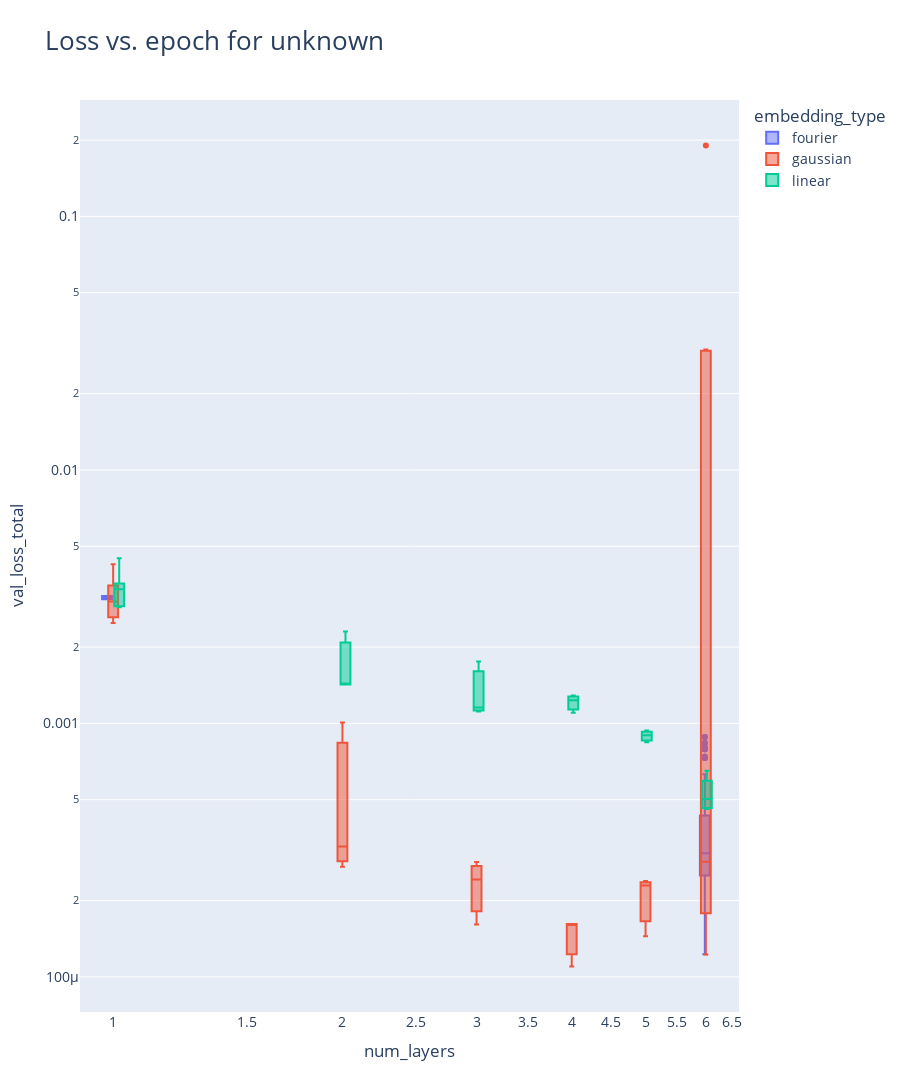

The code cell stored with this chart in its notebook:
### Code cell
import plotly.express as px
import numpy as np

xp_fancy_names = {
    "6_op": "6 operands (predicting RHS)",
    "4_op": "4 operands (predicting RHS)",
    "4_op_mlm": "4 operands (predicting all tokens)",
    "4_op_small_model": "4 operands (small model)",
    "4_op_uniform": "4 operands (uniform)",
    "unknown": "unknown",
    "varying_lengthscale": "4 operands (varying lengthscale)",
    "different_depth": "4 operands (different depth)"
}

xp_name = "unknown"
# filter
results_to_plot = results.copy()
#results_to_plot = results[results["experiment"] == xp_name]

# split dataset path to take only the part between /
results_to_plot["dataset_path"] = results_to_plot["dataset_path"].str.split("/").str[2].str.split("tokenized_").str[1]

# filter to remove nans
results_to_plot = results_to_plot.dropna(subset=["dataset_path"])

results_to_plot["epoch"] = results_to_plot["epoch"].astype(str)
results_to_plot["num_layers"] = results_to_plot["num_layers"].astype(float)
filter_dic = {
    #"num_layers": "6",
    #"embedding_type": "gaussian",
    #"reverse_numerical_embedding": "False",
    #"d_model": "384",
    #"normalize_token_emb": "True",
    #"gaussian_embedding_sd": "[0.026041666666666668]",
    "dataset_path": "fad_4_op_uniform",
    #"dataset_path": "fad_big",
    "epoch": "15",
}
# allow missing or value in filter_dic
for key, value in filter_dic.items():
    results_to_plot = results_to_plot[np.isin(results_to_plot[key], [value, "missing"])]

# print model size
print("num_layers", results_to_plot["num_layers"].unique())
print("d_model", results_to_plot["d_model"].unique())
print("nhead", results_to_plot["nhead"].unique())
print("gaussian_embedding_sd", results_to_plot["gaussian_embedding_sd"].unique())
print("gaussian_embedding_sd", np.unique(results_to_plot["gaussian_embedding_sd"], return_counts=True))
print("dim_feedforward", results_to_plot["dim_feedforward"].unique())
print("dataset_path", results_to_plot["dataset_path"].unique())
print("batch_size", results_to_plot["batch_size"].unique())
print("num_steps", results_to_plot["num_steps"].unique())
# reverse_numerical_embedding
print("reverse_numerical_embedding", results_to_plot["reverse_numerical_embedding"].unique())
# collator
#print("collator", results_to_plot["collator"].unique())
print("normalize_token_emb", results_to_plot["normalize_token_emb"].unique())
print("nomalize_pos_enc", results_to_plot["normalize_pos_enc"].unique())


# fix the palette for the colors
palette = px.colors.qualitative.Plotly
palette = np.array(palette)

# remove gaussian embedding
#results_to_plot = results_to_plot[results_to_plot["embedding_type"] != "gaussian"]


#group_cols = ["epoch", "dim_feedforward", "dropout", "norm_first", "embedding_type"]
group_cols = results_to_plot.columns
#group_cols.remove(["loss_mlm", "loss_num", "loss_total", "iter"])
group_cols = [col for col in group_cols if col not in ["loss_mlm", "loss_num", "loss_total", "iter", "val_loss_mlm", "val_loss_num", "val_loss_total", "collator"]]

#to_plot = results.groupby(group_cols).mean("loss_total").reset_index()
#also compute count, create a new column
# to_plot = results_to_plot.groupby(group_cols).agg(
#     loss_total=("loss_total", "mean"),
#     loss_total_std=("loss_total", "std"),
#     # min and max for error bars
#     loss_total_min=("loss_total", "min"),
#     loss_total_max=("loss_total", "max"),
#     # same for val_loss
#     val_loss_total=("val_loss_total", "mean"),
#     val_loss_total_std=("val_loss_total", "std"),
#     # min and max for error bars
#     val_loss_total_min=("val_loss_total", "min"),
#     val_loss_total_max=("val_loss_total", "max"),
#     count=("loss_total", "count")
# ).reset_index()
# convert multiindex to single index
to_plot = results_to_plot
# import numpy as np
# filter_dic = {
#     #"norm_first": True,
#     #"gaussian_embedding_normalization": "step",
#     #"d_model": "384",
# }

# to_plot = results.copy()
# for key, value in filter_dic.items():
#     to_plot = to_plot[np.isin(to_plot[key], [value, "missing"])]

#to_plot = results
#to_plot = results

#to_plot = results
#to_plot["emb_type_lengthscale"] = to_plot["embedding_type"] + "_" + to_plot["fourier_length_scale"].astype(str) + "_" + to_plot["gaussian_embedding_sd"].astype(str)

# Assuming to_plot is your DataFrame
to_plot["emb_type_lengthscale"] = np.where(
    to_plot["embedding_type"] == "linear", 
    to_plot["embedding_type"],
    np.where(
        to_plot["embedding_type"] == "fourier", 
        to_plot["embedding_type"] + " / " + to_plot["fourier_length_scale"].astype(str),
        np.where(
            to_plot["embedding_type"] == "gaussian", 
            to_plot["embedding_type"] + " / " + to_plot["gaussian_embedding_sd"].astype(str),
            to_plot["embedding_type"]  # Default case if other embedding types need handling
        )
    )
)

# filter only gaussian embedding_type
#to_plot = to_plot[to_plot["embedding_type"] == "fourier"]
#to_plot = to_plot[to_plot["epoch"]  100]
#to_plot = to_plot[np.isin(to_plot["reverse_numerical_embedding"].astype(str), [False, "missing"])]

print(to_plot["embedding_type"].unique())

to_plot["fourier_length_scale"] = to_plot["fourier_length_scale"].astype(float)
to_plot["gaussian_embedding_sd"] = to_plot["gaussian_embedding_sd"].str.replace("[", "").str.replace("]", "").astype(float)
to_plot["num_layers"] = to_plot["num_layers"].astype(float)

# select only gaussian and linear
#to_plot = to_plot[to_plot["embedding_type"].isin(["gaussian", "linear", "missing"])]


# Assuming 'to_plot' is your DataFrame

#fig = px.line(to_plot, x="epoch", y="val_loss_total", title="Loss vs. epoch",
#                 color="emb_type_lengthscale", height=1200, hover_data=to_plot.columns)#, error_y="val_loss_total_std")

# fig = px.line(to_plot, x="epoch", y="loss_total", title=f"Loss vs. epoch for {xp_fancy_names[xp_name]}",
#     color="emb_type_lengthscale", height=900, hover_data=to_plot.columns, error_y="loss_total_std",
#     color_discrete_sequence=palette)
fig = px.box(to_plot, x="num_layers", y="val_loss_total", title=f"Loss vs. epoch for {xp_fancy_names[xp_name]}",
    color="embedding_type", height=900, hover_data=to_plot.columns) #facet_row = "dataset_path",
    #facet_row="gaussian_embedding_sd")
    #facet_col="num_layers")

fig.update_yaxes(matches=None)

# fig = px.strip(to_plot, x="fourier_length_scale", y="loss_total", title=f"Loss vs. epoch for {xp_fancy_names[xp_name]}",
#     color="fourier_length_scale", height=900, hover_data=to_plot.columns,
#     color_discrete_sequence=palette, facet_col = "dataset_path")
#fig.update_traces(line=dict(width=5)) 

# Make points transparent
#fig.for_each_trace(lambda trace: trace.update(opacity=1.))

#log scale for y axis
fig.update_yaxes(type="log")
fig.update_xaxes(type="log")

fig.update_layout(
    title_font_size=26,  # Bigger title text
    font=dict(
        #family="Courier New, monospace",  # You can change the font family
        size=14,  # Bigger text for axis titles, labels, and legend
        #color="RebeccaPurple"  # Just an example of changing the text color
    ),
    #yaxis_title="Loss Total",  # Explicitly setting the axis title
    #xaxis_title="Epochs",
    #legend_title_text='Embedding type / Lengthscale',  # Bigger legend title
    height=1500,
)

# Add annotations with 'halo'
# # Add annotations with 'halo' effect
# for trace in fig.data:
#     # Get the last point's x and y coordinates
#     last_x = trace.x[-1]
#     last_y = trace.y[-1]
#     # Get the trace's name (label)
#     trace_name = trace.name
    
#     # Define common annotation properties
#     common_annotation_args = dict(
#         x=last_x, y=last_y,
#         showarrow=False,
#         xanchor='center', yanchor='middle',
#         align='center'
#     )
    
#     # Create the 'halo' effect by adding a white background annotation slightly larger than the text
#     fig.add_annotation(text=trace_name, font=dict(size=16.5, color='white', family='Arial'),
#                        **common_annotation_args, opacity=0.7)

#     # Create the primary annotation in the trace color
#     fig.add_annotation(text=trace_name, font=dict(size=16, color=trace.marker.color, family='Arial'),
#                        **common_annotation_args)

fig.show()

### Figure 1 — Plotly figure (JSON) as saved in the notebook; plotly's stock layout.template omitted (floating-point values rounded to 4 significant figures; data arrays with more than 128 entries replaced by an {"elided": "..."} marker saying what was removed)
{"data": [{"alignmentgroup": "True", "customdata": {"elided": "137x40 mixed values"}, "hovertemplate": "embedding_type=%{customdata[7]}<br>num_layers=%{x}<br>val_loss_total=%{y}<br>epoch=%{customdata[0]}<br>loss_mlm=%{customdata[1]}<br>loss_num=%{customdata[2]}<br>loss_total=%{customdata[3]}<br>val_loss_mlm=%{customdata[4]}<br>val_loss_num=%{customdata[5]}<br>std_dev=%{customdata[6]}<br>reverse_numerical_embedding=%{customdata[8]}<br>gaussian_embedding_sd=%{customdata[9]}<br>dim_feedforward=%{customdata[10]}<br>dropout=%{customdata[11]}<br>norm_first=%{customdata[12]}<br>gaussian_embedding_left_bound=%{customdata[13]}<br>gaussian_embedding_right_bound=%{customdata[14]}<br>gaussian_embedding_normalization=%{customdata[15]}<br>parametrize_std=%{customdata[16]}<br>fourier_length_scale=%{customdata[17]}<br>fourier_kernel=%{customdata[18]}<br>nhead=%{customdata[19]}<br>d_model=%{customdata[20]}<br>context_length=%{customdata[21]}<br>iter=%{customdata[22]}<br>epochs=%{customdata[23]}<br>lr=%{customdata[24]}<br>weight_decay=%{customdata[25]}<br>minimum_lr=%{customdata[26]}<br>warmup_steps=%{customdata[27]}<br>batch_size=%{customdata[28]}<br>num_steps=%{customdata[29]}<br>vocab_size=%{customdata[30]}<br>mlm_probability=%{customdata[31]}<br>dataset=%{customdata[32]}<br>experiment=%{customdata[33]}<br>dataset_path=%{customdata[34]}<br>tokenizer_path=%{customdata[35]}<br>collator=%{customdata[36]}<br>normalize_pos_enc=%{customdata[37]}<br>normalize_token_emb=%{customdata[38]}<br>emb_type_lengthscale=%{customdata[39]}<extra></extra>", "legendgroup": "fourier", "marker": {"color": "#636efa"}, "name": "fourier", "notched": false, "offsetgroup": "fourier", "orientation": "v", "showlegend": true, "type": "box", "x": {"elided": "137 int values"}, "x0": " ", "xaxis": "x", "y": {"elided": "137 float values"}, "y0": " ", "yaxis": "y"}, {"alignmentgroup": "True", "customdata": {"elided": "59x40 mixed values"}, "hovertemplate": "embedding_type=%{customdata[7]}<br>num_layers=%{x}<br>val_loss_total=%{y}<br>epoch=%{customdata[0]}<br>loss_mlm=%{customdata[1]}<br>loss_num=%{customdata[2]}<br>loss_total=%{customdata[3]}<br>val_loss_mlm=%{customdata[4]}<br>val_loss_num=%{customdata[5]}<br>std_dev=%{customdata[6]}<br>reverse_numerical_embedding=%{customdata[8]}<br>gaussian_embedding_sd=%{customdata[9]}<br>dim_feedforward=%{customdata[10]}<br>dropout=%{customdata[11]}<br>norm_first=%{customdata[12]}<br>gaussian_embedding_left_bound=%{customdata[13]}<br>gaussian_embedding_right_bound=%{customdata[14]}<br>gaussian_embedding_normalization=%{customdata[15]}<br>parametrize_std=%{customdata[16]}<br>fourier_length_scale=%{customdata[17]}<br>fourier_kernel=%{customdata[18]}<br>nhead=%{customdata[19]}<br>d_model=%{customdata[20]}<br>context_length=%{customdata[21]}<br>iter=%{customdata[22]}<br>epochs=%{customdata[23]}<br>lr=%{customdata[24]}<br>weight_decay=%{customdata[25]}<br>minimum_lr=%{customdata[26]}<br>warmup_steps=%{customdata[27]}<br>batch_size=%{customdata[28]}<br>num_steps=%{customdata[29]}<br>vocab_size=%{customdata[30]}<br>mlm_probability=%{customdata[31]}<br>dataset=%{customdata[32]}<br>experiment=%{customdata[33]}<br>dataset_path=%{customdata[34]}<br>tokenizer_path=%{customdata[35]}<br>collator=%{customdata[36]}<br>normalize_pos_enc=%{customdata[37]}<br>normalize_token_emb=%{customdata[38]}<br>emb_type_lengthscale=%{customdata[39]}<extra></extra>", "legendgroup": "gaussian", "marker": {"color": "#EF553B"}, "name": "gaussian", "notched": false, "offsetgroup": "gaussian", "orientation": "v", "showlegend": true, "type": "box", "x": [6, 6, 6, 6, 6, 6, 6, 1, 6, 6, 6, 6, 6, 6, 1, 6, 6, 6, 6, 6, 6, 6, 6, 6, 6, 6, 6, 6, 6, 6, 6, 6, 6, 1, 6, 6, 6, 6, 6, 6, 1, 1, 6, 5, 2, 2, 1, 4, 6, 3, 2, 4, 6, 4, 1, 3, 3, 5, 5], "x0": " ", "xaxis": "x", "y": [0.02957, 0.0001651, 0.02968, 0.02953, 0.0003722, 0.02962, 0.0001785, 0.003023, 0.02984, 0.0003305, 0.0001515, 0.02922, 0.0003761, 0.0001955, 0.002488, 0.0001226, 0.0002172, 0.0002949, 0.0002061, 0.0002736, 0.0002144, 0.0001706, 0.0001623, 0.0002634, 0.1903, 0.0001964, 0.02957, 0.0001651, 0.02968, 0.02953, 0.0003722, 0.02962, 0.0001785, 0.003023, 0.02984, 0.0003305, 0.0001515, 0.02922, 0.0003761, 0.0001955, 0.002488, 0.003129, 0.0001226, 0.0001446, 0.000272, 0.0003272, 0.004248, 0.00011, 0.0002144, 0.000161, 0.001009, 0.0001617, 0.0001623, 0.0001619, 0.003625, 0.000284, 0.0002424, 0.0002387, 0.0002296], "y0": " ", "yaxis": "y"}, {"alignmentgroup": "True", "customdata": {"elided": "27x40 mixed values"}, "hovertemplate": "embedding_type=%{customdata[7]}<br>num_layers=%{x}<br>val_loss_total=%{y}<br>epoch=%{customdata[0]}<br>loss_mlm=%{customdata[1]}<br>loss_num=%{customdata[2]}<br>loss_total=%{customdata[3]}<br>val_loss_mlm=%{customdata[4]}<br>val_loss_num=%{customdata[5]}<br>std_dev=%{customdata[6]}<br>reverse_numerical_embedding=%{customdata[8]}<br>gaussian_embedding_sd=%{customdata[9]}<br>dim_feedforward=%{customdata[10]}<br>dropout=%{customdata[11]}<br>norm_first=%{customdata[12]}<br>gaussian_embedding_left_bound=%{customdata[13]}<br>gaussian_embedding_right_bound=%{customdata[14]}<br>gaussian_embedding_normalization=%{customdata[15]}<br>parametrize_std=%{customdata[16]}<br>fourier_length_scale=%{customdata[17]}<br>fourier_kernel=%{customdata[18]}<br>nhead=%{customdata[19]}<br>d_model=%{customdata[20]}<br>context_length=%{customdata[21]}<br>iter=%{customdata[22]}<br>epochs=%{customdata[23]}<br>lr=%{customdata[24]}<br>weight_decay=%{customdata[25]}<br>minimum_lr=%{customdata[26]}<br>warmup_steps=%{customdata[27]}<br>batch_size=%{customdata[28]}<br>num_steps=%{customdata[29]}<br>vocab_size=%{customdata[30]}<br>mlm_probability=%{customdata[31]}<br>dataset=%{customdata[32]}<br>experiment=%{customdata[33]}<br>dataset_path=%{customdata[34]}<br>tokenizer_path=%{customdata[35]}<br>collator=%{customdata[36]}<br>normalize_pos_enc=%{customdata[37]}<br>normalize_token_emb=%{customdata[38]}<br>emb_type_lengthscale=%{customdata[39]}<extra></extra>", "legendgroup": "linear", "marker": {"color": "#00cc96"}, "name": "linear", "notched": false, "offsetgroup": "linear", "orientation": "v", "showlegend": true, "type": "box", "x": [1, 6, 1, 6, 6, 6, 1, 6, 1, 4, 3, 1, 2, 2, 3, 6, 4, 5, 1, 4, 1, 2, 6, 5, 3, 5, 6], "x0": " ", "xaxis": "x", "y": [0.003381, 0.00065, 0.002875, 0.0004679, 0.0004596, 0.0005385, 0.003381, 0.00065, 0.002875, 0.001234, 0.001114, 0.00297, 0.001423, 0.001429, 0.001156, 0.0004679, 0.001101, 0.0009376, 0.003625, 0.00129, 0.004478, 0.002304, 0.0004596, 0.0008979, 0.001756, 0.0008425, 0.0005385], "y0": " ", "yaxis": "y"}], "layout": {"boxmode": "group", "font": {"size": 14}, "height": 1500, "legend": {"title": {"text": "embedding_type"}, "tracegroupgap": 0}, "title": {"font": {"size": 26}, "text": "Loss vs. epoch for unknown"}, "xaxis": {"anchor": "y", "domain": [0, 1], "title": {"text": "num_layers"}, "type": "log"}, "yaxis": {"anchor": "x", "domain": [0, 1], "title": {"text": "val_loss_total"}, "type": "log"}}}
